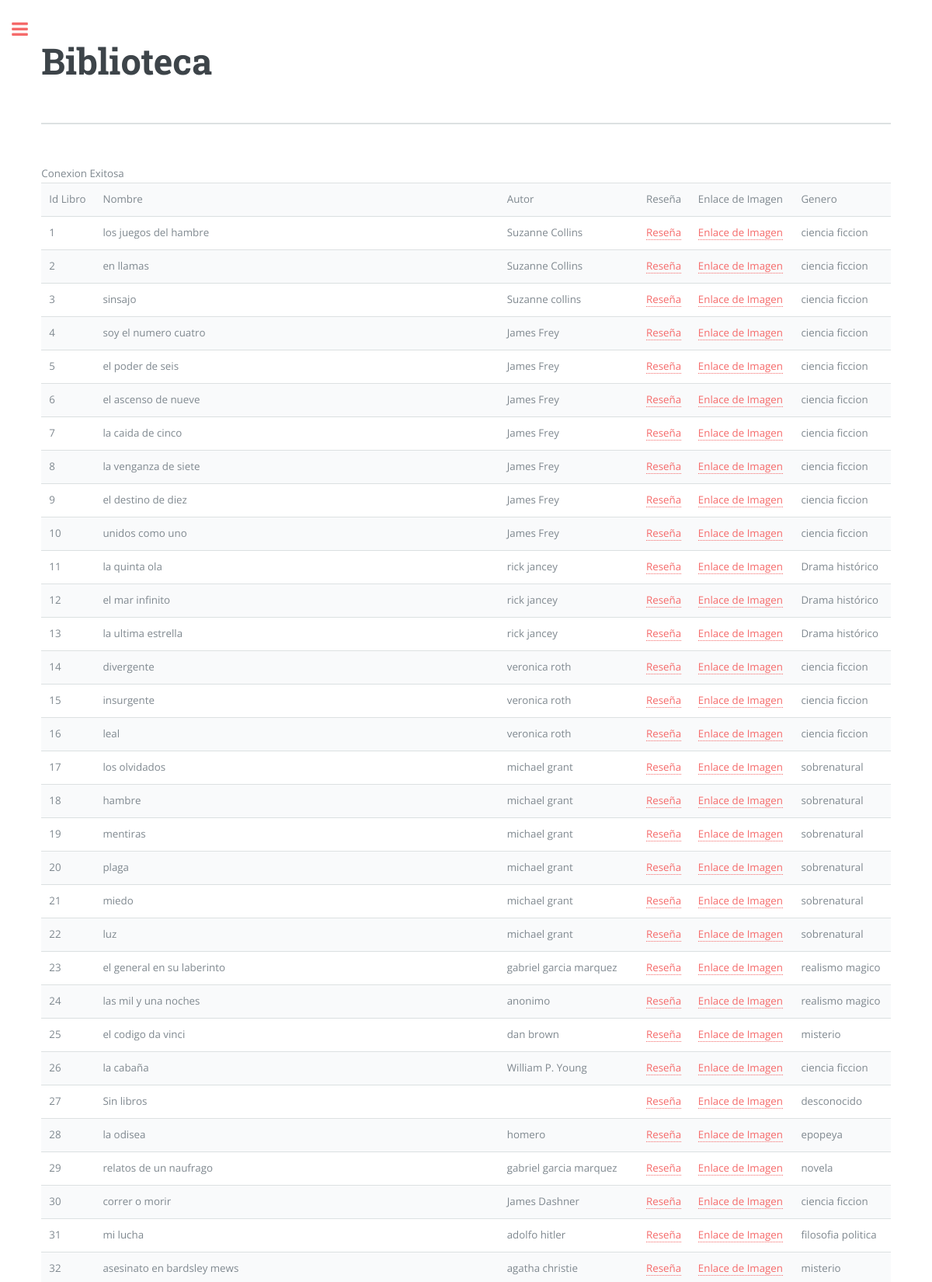
/conn_book.php (upper part), run on the app's committed database.
### tables this page shows
CREATE TABLE `books` (
  `id_book` int(11) NOT NULL,
  `name` varchar(100) NOT NULL,
  `author` varchar(25) DEFAULT NULL,
  `reviews` varchar(100) DEFAULT NULL,
  `read_down` varchar(100) DEFAULT NULL,
  `id_gender` int(11) DEFAULT NULL
);

CREATE TABLE `gender` (
  `id_gender` int(11) NOT NULL,
  `gender` varchar(20) NOT NULL
);

### conn_book.php (the view, shortened to what this page needs)
<!DOCTYPE HTML>
<html>
	<head>
		<link rel="stylesheet" href="assets/css/main.css" />
	</head>
	<body>
			<div id="wrapper">
					<div id="main">
						<div class="inner">
								<section id="banner">
									<div class="content">
										<header>
											<h1>Biblioteca</h1>
										</header>
									</div>
								</section>
								<section>
									<?php
								$conexion = mysqli_connect("localhost", "root", "", "library");
								if ($conexion) {
									echo 'Conexion Exitosa';
								} else {
									echo 'Problemas Al Conectar';
								}
								$consulta = "select * from books";
								$datos = mysqli_query($conexion, $consulta);
								echo "<table border='solid'>";
								echo "<tr><td>Id Libro</td><td>Nombre</td><td>Autor</td><td>Reseña</td><td>Enlace de Imagen</td><td>Genero</td></tr>";
								while ($row = mysqli_fetch_array($datos)) {
									$genero = "select * from gender where id_gender=". $row['id_gender'];
									$id_genero = mysqli_query($conexion, $genero);
									echo '<tr>';
									echo "<td>" . $row['id_book'] . "</td>";
									echo "<td>" . $row['name'] . "</td>";
									echo "<td>" . $row['author'] . "</td>";
									echo "<td><a href=".$row['reviews'].">Reseña</a></td>";
									echo "<td><a href=".$row['read_down'].">Enlace de Imagen</a></td>";
									while($data = mysqli_fetch_array($id_genero)){
										echo "<td>" . $data['gender'] . "</td>";
									}
								}
								echo '</table>';
								?>
								</section>
						</div>
					</div>
			</div>
	</body>
</html>

### assets/css/main.css (style rules this page uses)
html, body, div, span, applet, object, iframe, h1, h2, h3, h4, h5, h6, p, blockquote, pre, a, abbr, acronym, address, big, cite, code, del, dfn, em, img, ins, kbd, q, s, samp, small, strike, strong, sub, sup, tt, var, b, u, i, center, dl, dt, dd, ol, ul, li, fieldset, form, label, legend, table, caption, tbody, tfoot, thead, tr, th, td, article, aside, canvas, details, embed, figure, figcaption, footer, header, hgroup, menu, nav, output, ruby, section, summary, time, mark, audio, video { margin: 0; padding: 0; border: 0; font-size: 100%; font: inherit; vertical-align: baseline; }
article, aside, details, figcaption, figure, footer, header, hgroup, menu, nav, section { display: block; }
body { line-height: 1; }
table { border-collapse: collapse; border-spacing: 0; }
body { -webkit-text-size-adjust: none; }
*, *:before, *:after { -moz-box-sizing: border-box; -webkit-box-sizing: border-box; box-sizing: border-box; }
body { -ms-overflow-style: scrollbar; }
body { background: #ffffff; }
body, input, select, textarea { color: #7f888f; font-family: "Open Sans", sans-serif; font-size: 13pt; font-weight: 400; line-height: 1.65; }
@media screen and (max-width: 1680px) { body, input, select, textarea { font-size: 11pt; } }
@media screen and (max-width: 1280px) { body, input, select, textarea { font-size: 10pt; } }
a { -moz-transition: color 0.2s ease-in-out, border-bottom-color 0.2s ease-in-out; -webkit-transition: color 0.2s ease-in-out, border-bottom-color 0.2s ease-in-out; -ms-transition: color 0.2s ease-in-out, border-bottom-color 0.2s ease-in-out; transition: color 0.2s ease-in-out, border-bottom-color 0.2s ease-in-out; border-bottom: dotted 1px; color: #f56a6a; text-decoration: none; }
h1, h2, h3, h4, h5, h6 { color: #3d4449; font-family: "Roboto Slab", serif; font-weight: 700; line-height: 1.5; margin: 0 0 1em 0; }
h1 { font-size: 4em; margin: 0 0 0.5em 0; line-height: 1.3; }
@media screen and (max-width: 1680px) { h1 { font-size: 3.5em; } }
table { margin: 0 0 2em 0; width: 100%; }
table tbody tr { border: solid 1px rgba(210, 215, 217, 0.75); border-left: 0; border-right: 0; }
table tbody tr:nth-child(2n + 1) { background-color: rgba(230, 235, 237, 0.25); }
table td { padding: 0.75em 0.75em; }
#wrapper { display: -moz-flex; display: -webkit-flex; display: -ms-flex; display: flex; -moz-flex-direction: row-reverse; -webkit-flex-direction: row-reverse; -ms-flex-direction: row-reverse; flex-direction: row-reverse; min-height: 100vh; }
#main { -moz-flex-grow: 1; -webkit-flex-grow: 1; -ms-flex-grow: 1; flex-grow: 1; -moz-flex-shrink: 1; -webkit-flex-shrink: 1; -ms-flex-shrink: 1; flex-shrink: 1; width: 100%; }
#main > .inner { padding: 0 6em 0.1em 6em ; margin: 0 auto; max-width: 110em; }
#main > .inner > section { padding: 6em 0 4em 0 ; border-top: solid 2px rgba(210, 215, 217, 0.75); }
#main > .inner > section:first-of-type { border-top: 0 !important; }
@media screen and (max-width: 1680px) { #main > .inner { padding: 0 5em 0.1em 5em ; } }
@media screen and (max-width: 1680px) { #main > .inner > section { padding: 5em 0 3em 0 ; } }
@media screen and (max-width: 1280px) { #main > .inner { padding: 0 4em 0.1em 4em ; } }
@media screen and (max-width: 1280px) { #main > .inner > section { padding: 4em 0 2em 0 ; } }
#banner { padding: 6em 0 4em 0 ; display: -moz-flex; display: -webkit-flex; display: -ms-flex; display: flex; }
#banner h1 { margin-top: -0.125em; }
#banner .content { -moz-flex-grow: 1; -webkit-flex-grow: 1; -ms-flex-grow: 1; flex-grow: 1; -moz-flex-shrink: 1; -webkit-flex-shrink: 1; -ms-flex-shrink: 1; flex-shrink: 1; width: 50%; }
@media screen and (orientation: portrait) { #banner { -moz-flex-direction: column-reverse; -webkit-flex-direction: column-reverse; -ms-flex-direction: column-reverse; flex-direction: column-reverse; } }
@media screen and (orientation: portrait) { #banner .content { -moz-flex-grow: 0; -webkit-flex-grow: 0; -ms-flex-grow: 0; flex-grow: 0; -moz-flex-shrink: 0; -webkit-flex-shrink: 0; -ms-flex-shrink: 0; flex-shrink: 0; width: 100%; } }

### data on the page
books: id_book "1", name "los juegos del hambre", author "Suzanne Collins"
gender: gender "ciencia ficcion"
books: id_book "2", name "en llamas", author "Suzanne Collins"
books: id_book "3", name "sinsajo", author "Suzanne collins"
books: id_book "4", name "soy el numero cuatro", author "James Frey"
books: id_book "5", name "el poder de seis", author "James Frey"
books: id_book "6", name "el ascenso de nueve", author "James Frey"
books: id_book "7", name "la caida de cinco", author "James Frey"
books: id_book "8", name "la venganza de siete", author "James Frey"
books: id_book "9", name "el destino de diez", author "James Frey"
books: id_book "10", name "unidos como uno", author "James Frey"
books: id_book "11", name "la quinta ola", author "rick jancey"
gender: gender "Drama histórico"
books: id_book "12", name "el mar infinito", author "rick jancey"
books: id_book "13", name "la ultima estrella", author "rick jancey"
books: id_book "14", name "divergente", author "veronica roth"
books: id_book "15", name "insurgente", author "veronica roth"
books: id_book "16", name "leal", author "veronica roth"
books: id_book "17", name "los olvidados", author "michael grant"
gender: gender "sobrenatural"
books: id_book "18", name "hambre", author "michael grant"
books: id_book "19", name "mentiras", author "michael grant"
books: id_book "20", name "plaga", author "michael grant"
books: id_book "21", name "miedo", author "michael grant"
books: id_book "22", name "luz", author "michael grant"
books: id_book "23", name "el general en su laberinto", author "gabriel garcia marquez"
gender: gender "realismo magico"
books: id_book "24", name "las mil y una noches", author "anonimo"
books: id_book "25", name "el codigo da vinci", author "dan brown"
gender: gender "misterio"
books: id_book "26", name "la cabaña", author "William P. Young"
books: id_book "27", name "Sin libros"
gender: gender "desconocido"
books: id_book "28", name "la odisea", author "homero"
gender: gender "epopeya"
books: id_book "29", name "relatos de un naufrago", author "gabriel garcia marquez"
gender: gender "novela"
books: id_book "30", name "correr o morir", author "James Dashner"
books: id_book "31", name "mi lucha", author "adolfo hitler"
gender: gender "filosofia politica"
books: id_book "32", name "asesinato en bardsley mews", author "agatha christie"
gender: gender "misterio"
